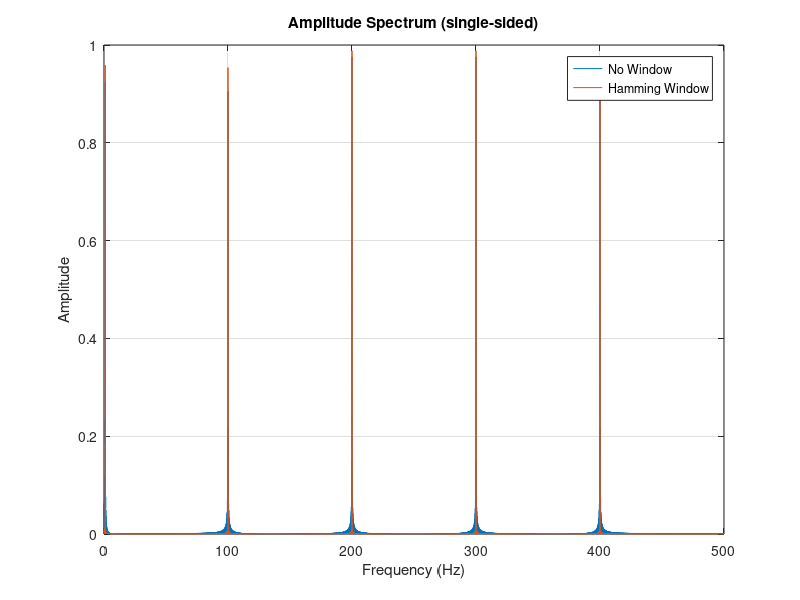

The MATLAB source for this figure:

Fs = 1000;
L = 1e4;
t  = (0:L-1).' / Fs;

% test multi-tone signal
tones = [1;100;200;300;400];
s = sum(sin(tones*2*pi*t.')).';

% figure
% plot(t, s)
% grid on
% xlabel('Time (s)'); 
% ylabel('Amplitude');
% title('Time domain')

Fn = Fs/2;

NFFT = 2^nextpow2(L);
S = fft(s, NFFT);
% frequency axis single-sided
Fv = (0:NFFT/2) * (Fs/NFFT);

% no window: single-sided
S1 = S / L;                 
A1 = abs(S1(1:NFFT/2+1));
A1(2:end-1) = 2*A1(2:end-1); % single-sided correction

figure; 
plot(Fv, A1);
grid on;
hold on

% with Hamming window
w  = hamming(L);
cg = sum(w)/L; % coherent gain
Sw = fft(s.*w, NFFT) / (L*cg);
Aw = abs(Sw(1:NFFT/2+1));
Aw(2:end-1) = 2*Aw(2:end-1);

plot(Fv, Aw)
xlabel('Frequency (Hz)'); 
ylabel('Amplitude')
title('Amplitude Spectrum (single-sided)')
legend('No Window','Hamming Window')